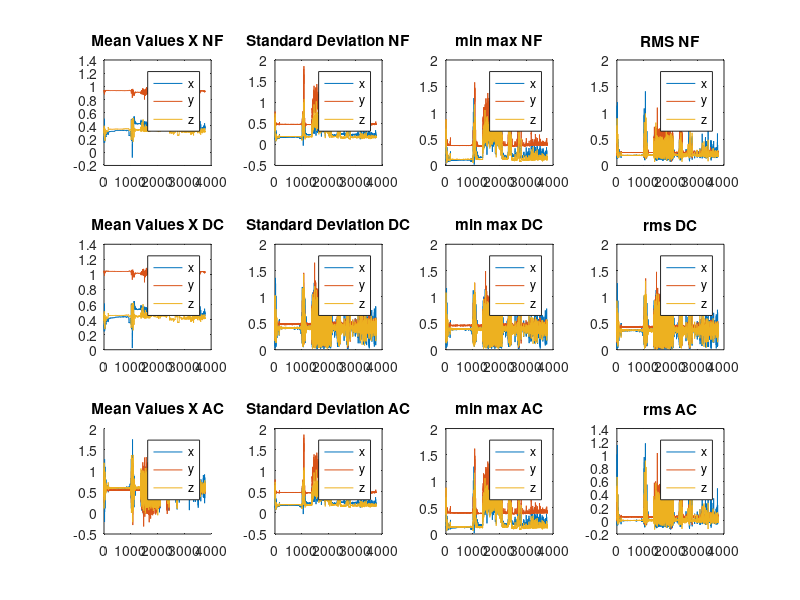
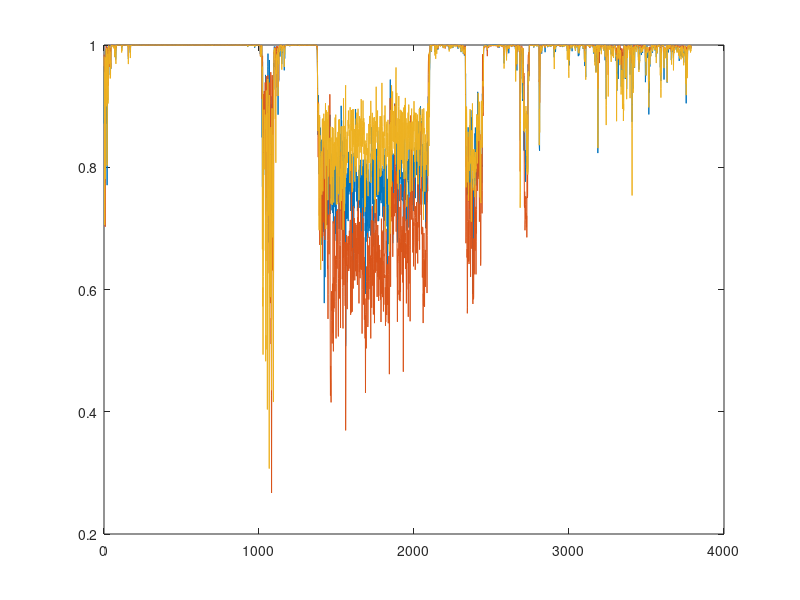

Write MATLAB code to recreate these figures, in order.
close all;
clc;
clear;
M = csvread('subject_data_4.csv', 1, 1);

s = 30;
e = length(M);

%%%%% No Filter
% MEAN VALUES
subplot(3, 4, 1)
% figure;

plot(M(s:e,1));
hold on;
plot(M(s:e,2));
plot(M(s:e,3));
title('Mean Values X NF');
legend('x','y','z')

subplot(3, 4,2)
% figure;
% hold on;
plot(M(s:e,4));
hold on;
plot(M(s:e,5));
plot(M(s:e,6));
title('Standard Deviation NF');
legend('x','y','z')

subplot(3, 4,3)
% figure;
% hold on;
plot(M(s:e,7));
hold on;
plot(M(s:e,8));
plot(M(s:e,9));
title('min max NF');
legend('x','y','z')

subplot(3, 4,4)
% figure;
% hold on;
plot(M(s:e,10));
hold on;
plot(M(s:e,11));
plot(M(s:e,12));
title('RMS NF');
legend('x','y','z')


%%%%% LPF Filter
% MEAN VALUES
subplot(3, 4,5)
% figure;
% hold on;
plot(M(s:e,13));
hold on;
plot(M(s:e,14));
plot(M(s:e,15));
title('Mean Values X DC');
legend('x','y','z')

subplot(3, 4,6)
% figure;
% hold on;
plot(M(s:e,16));
hold on;
plot(M(s:e,17));
plot(M(s:e,18));
title('Standard Deviation DC');
legend('x','y','z')

subplot(3, 4,7)
% figure;
% hold on;
plot(M(s:e,19));
hold on;
plot(M(s:e,20));
plot(M(s:e,21));
title('min max DC');
legend('x','y','z')

subplot(3, 4,8)
% figure;
% hold on;
plot(M(s:e,22));
hold on;
plot(M(s:e,23));
plot(M(s:e,24));
title('rms DC');
legend('x','y','z')

%%%%% HPF Filter
% MEAN VALUES
subplot(3, 4,9)
% figure;
hold on;
plot(M(s:e,25));
hold on;
plot(M(s:e,26));
plot(M(s:e,27));
title('Mean Values X AC');
legend('x','y','z')

subplot(3, 4,10)
% figure;
% hold on;
plot(M(s:e,28));
hold on;
plot(M(s:e,29));
plot(M(s:e,30));
title('Standard Deviation AC');
legend('x','y','z')

subplot(3, 4,11)
% figure;
% hold on;
plot(M(s:e,31));
hold on;
plot(M(s:e,32));
plot(M(s:e,33));
title('min max AC');
legend('x','y','z')

subplot(3, 4,12)
% figure;
% hold on;
plot(M(s:e,34));
hold on;
plot(M(s:e,35));
plot(M(s:e,36));
title('rms AC');
legend('x','y','z')

figure;
plot(M(s:e,37));
hold on
plot(M(s:e,38));
plot(M(s:e,39));